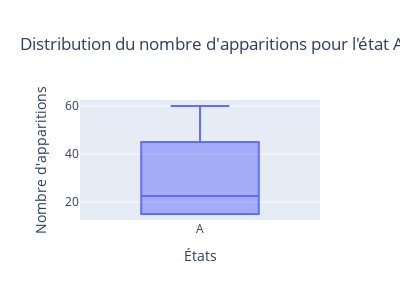
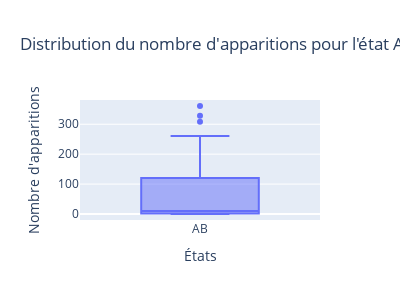
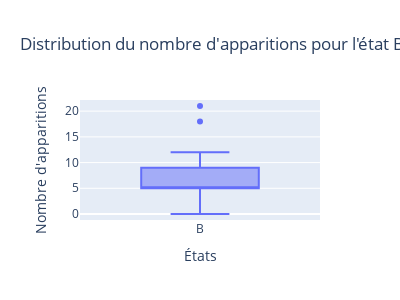
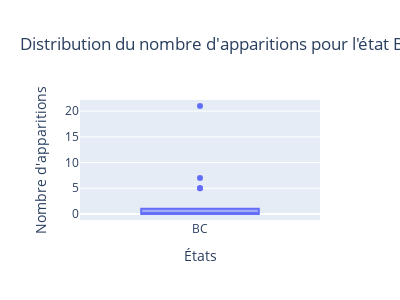

The cell these charts' notebook holds for them, in order:
### Code cell
etats = list(stage_state.values())

figs = []

# Parcourir chaque état et créer un diagramme à moustaches pour chaque état
for etat in etats:
    donnees_etat = df.loc[df['Stage'] == etat]['Days']
    fig = go.Figure()
    fig.add_trace(go.Box(y=donnees_etat, name=etat))
    fig.update_layout(height=300, width=400,
                      title=f'Distribution du nombre d\'apparitions pour l\'état {etat}',
                      xaxis=dict(title='États'),
                      yaxis=dict(title='Nombre d\'apparitions'))
    figs.append(fig)

# Afficher chaque diagramme à moustaches séparément
for fig in figs:
    fig.show()

### Figure 1 — Plotly figure (JSON) as saved in the notebook; plotly's stock layout.template omitted (floating-point values rounded to 4 significant figures)
{"data": [{"name": "A", "type": "box", "y": [15, 15, 30, 60]}], "layout": {"height": 300, "title": {"text": "Distribution du nombre d'apparitions pour l'état A"}, "width": 400, "xaxis": {"title": {"text": "États"}}, "yaxis": {"title": {"text": "Nombre d'apparitions"}}}}

### Figure 2 — Plotly figure (JSON) as saved in the notebook; plotly's stock layout.template omitted (floating-point values rounded to 4 significant figures)
{"data": [{"name": "AB", "type": "box", "y": [0, 209, 0, 233, 361, 0, 32, 328, 0, 75, 203, 0, 58, 82, 261, 308, 0, 0, 52, 133, 228, 8, 136, 0, 10, 174, 0, 0, 62, 11, 5, 47, 2, 5, 75, 2, 5, 31, 2, 5, 5, 2, 5]}], "layout": {"height": 300, "title": {"text": "Distribution du nombre d'apparitions pour l'état AB"}, "width": 400, "xaxis": {"title": {"text": "États"}}, "yaxis": {"title": {"text": "Nombre d'apparitions"}}}}

### Figure 3 — Plotly figure (JSON) as saved in the notebook; plotly's stock layout.template omitted (floating-point values rounded to 4 significant figures)
{"data": [{"name": "B", "type": "box", "y": [5, 5, 5, 5, 5, 5, 5, 5, 5, 5, 5, 5, 5, 5, 5, 5, 5, 0, 1, 0, 0, 10, 21, 9, 18, 10, 2, 12, 9, 10]}], "layout": {"height": 300, "title": {"text": "Distribution du nombre d'apparitions pour l'état B"}, "width": 400, "xaxis": {"title": {"text": "États"}}, "yaxis": {"title": {"text": "Nombre d'apparitions"}}}}

### Figure 4 — Plotly figure (JSON) as saved in the notebook; plotly's stock layout.template omitted (floating-point values rounded to 4 significant figures)
{"data": [{"name": "BC", "type": "box", "y": [0, 0, 0, 0, 0, 0, 0, 0, 0, 0, 0, 21, 0, 0, 0, 0, 0, 7, 1, 5, 1, 1, 1, 0, 1, 0, 1, 0, 1, 1, 1, 5]}], "layout": {"height": 300, "title": {"text": "Distribution du nombre d'apparitions pour l'état BC"}, "width": 400, "xaxis": {"title": {"text": "États"}}, "yaxis": {"title": {"text": "Nombre d'apparitions"}}}}
